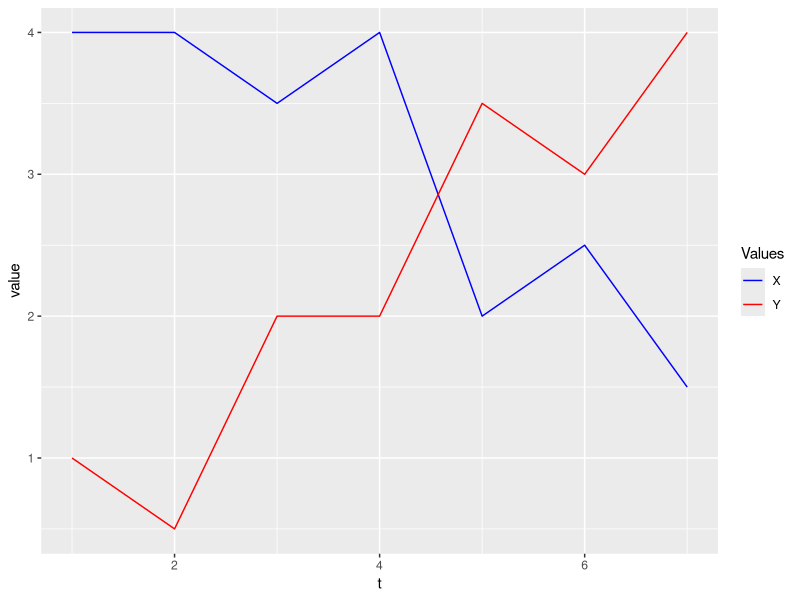
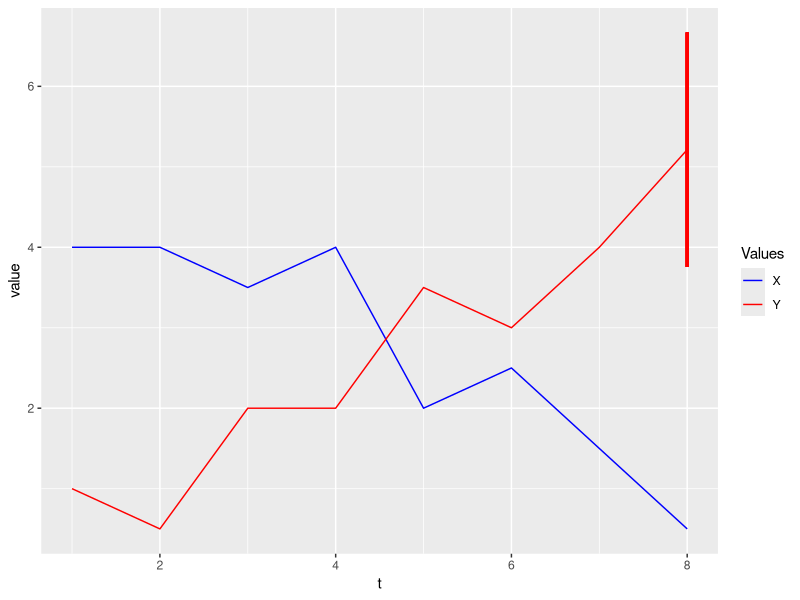
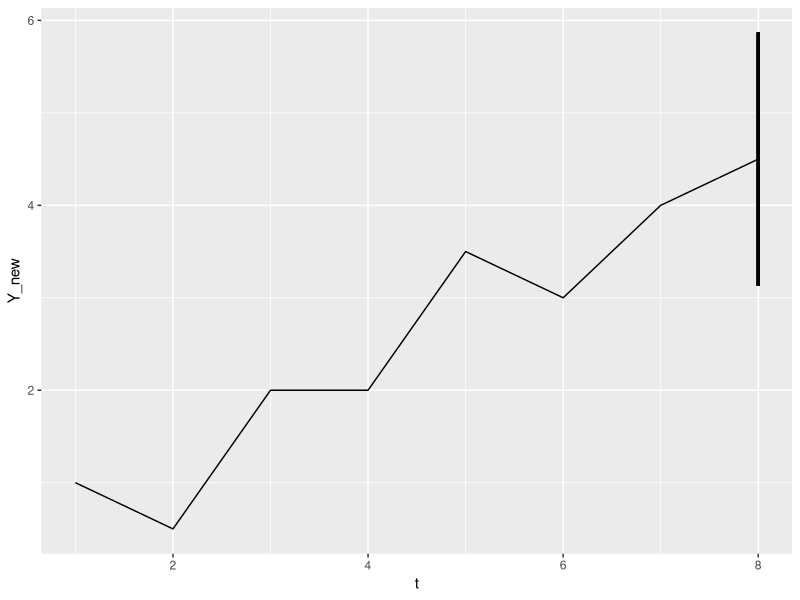

R code for these plots, in order:
#Install package ggplot
require(ggplot2)

#Load files
X <- c(4, 4, 3.5, 4, 2, 2.5, 1.5)
Y <- c(1, 0.5, 2, 2, 3.5, 3, 4)

df = data.frame(t = 1:length(X), X, Y)

#Visualize dataset
colors <- c("X" = "blue", "Y" = "red")
ggplot(df, aes(x = t)) + geom_line(aes(y = X, color = "X")) +
  geom_line(aes(y = Y, color = "Y")) + 
  labs(x = "t", y = "value", color = "Values") + 
  scale_color_manual(values = colors)

#Create linear model (Y as a function of X)

lm1 <- lm(Y ~ X, data = df)
summary(lm1)

predict(lm1, newdata = list(X = 0.5))
pred <- predict(lm1, newdata = list(X = 0.5), interval = "predict", level = 0.9)
X_new = c(X, 0.5)
Y_new = c(Y, predict(lm1, newdata = list(X = 0.5)))
df_new = data.frame(t = 1:length(X_new), X = X_new, Y_new)
ggplot(df_new, aes(x = t)) + geom_line(aes(y = X_new, color = "X")) +
  geom_line(aes(y = Y_new, color = "Y")) +
  geom_segment(aes(x = 8, y = pred[2], xend = 8, yend = pred[3]), color = "red", 
               size = 1) +
  labs(x = "t", y = "value", color = "Values") +
  scale_color_manual(values = colors)
#Create linear model (Y as a function of t)

lm2 <- lm(Y ~ t, data = df)
summary(lm2)
pred_t <- predict(lm2, newdata = list(t = 8), interval = "predict", level = 0.9)
pred_t
Y_new = c(Y, pred_t[1])
df_new <- data.frame(t = 1:8, Y = Y_new)
ggplot(df_new, aes(x = t, y = Y_new)) + geom_line() + 
  geom_segment(aes(x = 8, y = pred_t[2], xend = 8, yend = pred_t[3]), size = 1)
